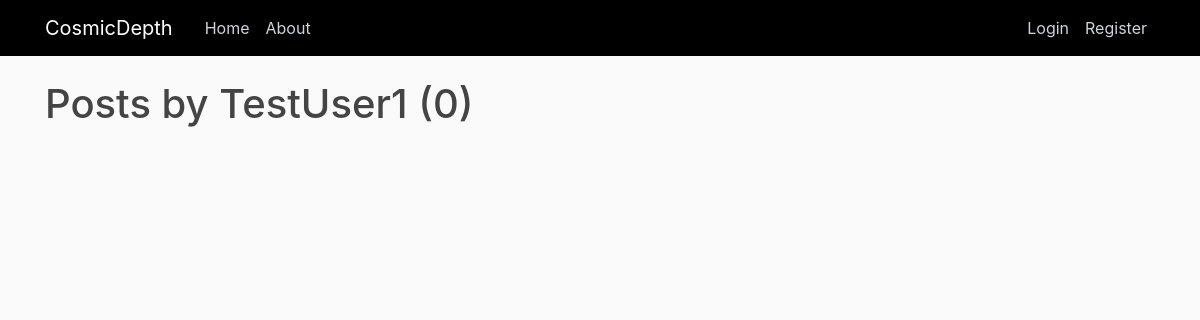
Page /user/TestUser1 on the earlier database version.
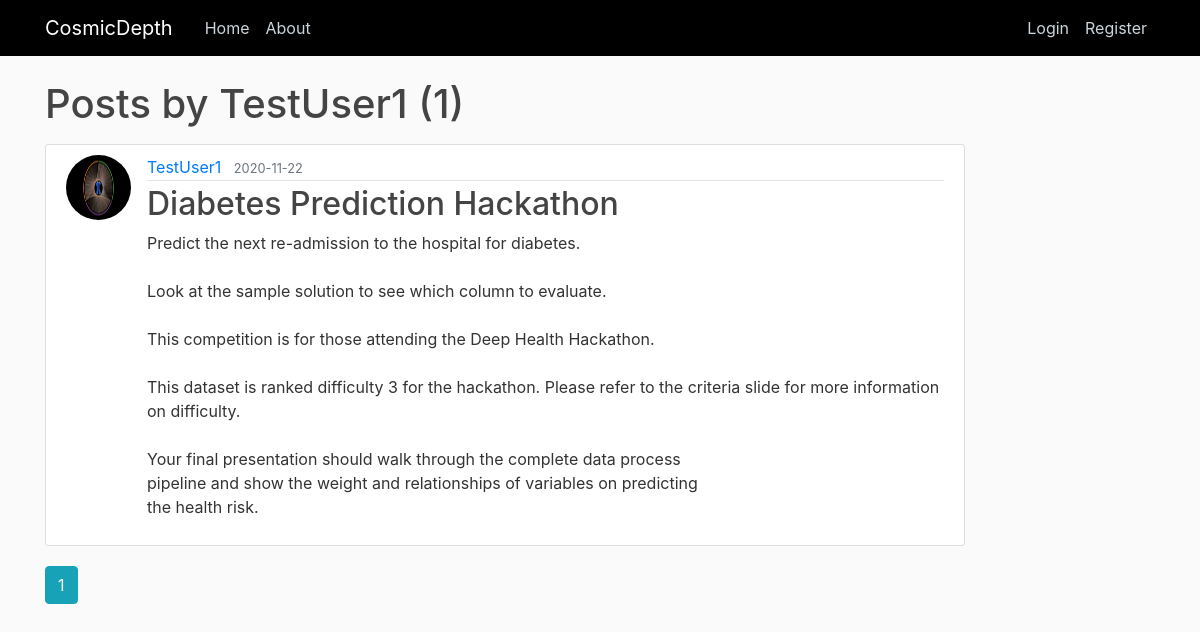
Same page on the later database version.
### cosmicdepth/models.py (models this page shows, shortened)
class Post(db.Model):
    id = db.Column(db.Integer, primary_key=True)
    title = db.Column(db.String(100), nullable=False)
    date_posted = db.Column(db.DateTime, nullable=False, default=datetime.utcnow)
    content = db.Column(db.Text, nullable=False)
    user_id = db.Column(db.Integer, db.ForeignKey('user.id'), nullable=False)

class User(db.Model, UserMixin):
    id = db.Column(db.Integer, primary_key=True)
    username = db.Column(db.String(20), unique=True, nullable=False)
    email = db.Column(db.String(120), unique=True, nullable=False)
    image_file = db.Column(db.String(20), nullable=False, default='default.jpg')
    password = db.Column(db.String(60), nullable=False)
    posts = db.relationship('Post', backref='author', lazy=True)

### cosmicdepth/users/routes.py (the view)
@users.route("/user/<string:username>")
def user_posts(username):
    page = request.args.get('page', 1, type=int)
    user = User.query.filter_by(username=username).first_or_404()
    posts = Post.query.filter_by(author=user)\
        .order_by(Post.date_posted.desc())\
        .paginate(page=page, per_page=5)
    return render_template('user_posts.html', posts=posts, user=user)

### cosmicdepth/templates/user_posts.html
{% extends "layout.html" %}
{% block content %}
    <h1 class="mb-3">Posts by {{ user.username }} ({{ posts.total }})</h1>
    {% for post in posts.items %}
        <article class="media content-section">
          <img class="rounded-circle article-img" src="{{ url_for('static', filename='profile_pics/' + post.author.image_file) }}">
          <div class="media-body">
            <div class="article-metadata">
              <a class="mr-2" href="{{ url_for('users.user_posts', username=post.author.username) }}">{{ post.author.username }}</a>
              <small class="text-muted">{{ post.date_posted.strftime('%Y-%m-%d') }}</small>
            </div>
            <h2><a class="article-title" href="{{ url_for('posts.post', post_id=post.id) }}">{{ post.title }}</a></h2>
            <p class="article-content">{{ post.content }}</p>
          </div>
        </article>
    {% endfor %}
    {% for page_num in posts.iter_pages(left_edge=1, right_edge=1, left_current=1, right_current=2) %}
      {% if page_num %}
        {% if posts.page == page_num %}
          <a class="btn btn-info mb-4" href="{{ url_for('users.user_posts', username=user.username, page=page_num) }}">{{ page_num }}</a>
        {% else %}
          <a class="btn btn-outline-info mb-4" href="{{ url_for('users.user_posts', username=user.username, page=page_num) }}">{{ page_num }}</a>
        {% endif %}
      {% else %}
        ...
      {% endif %}
    {% endfor %}
{% endblock content %}

Differences in the rows shown:
now on this page (row edited): Post: image_file (picture), author.username "TestUser1", date_posted "2020-11-22", title "Diabetes Prediction Hackathon", content "Predict the next re-admission to the hospital for diabetes. Look at the sample solution to see which column to evaluate. This competition is for those attending the Deep Health Hackathon. This dataset is ranked difficulty 3 for the hackathon. Please refer to the criteria slide for more information on difficulty. Your final presentation should walk through the complete data process pipeline and show the weight and relationships of variables on predicting the health risk."
Other differences:
{{ posts.total }}: "0" → "1"
new list line: "1"
